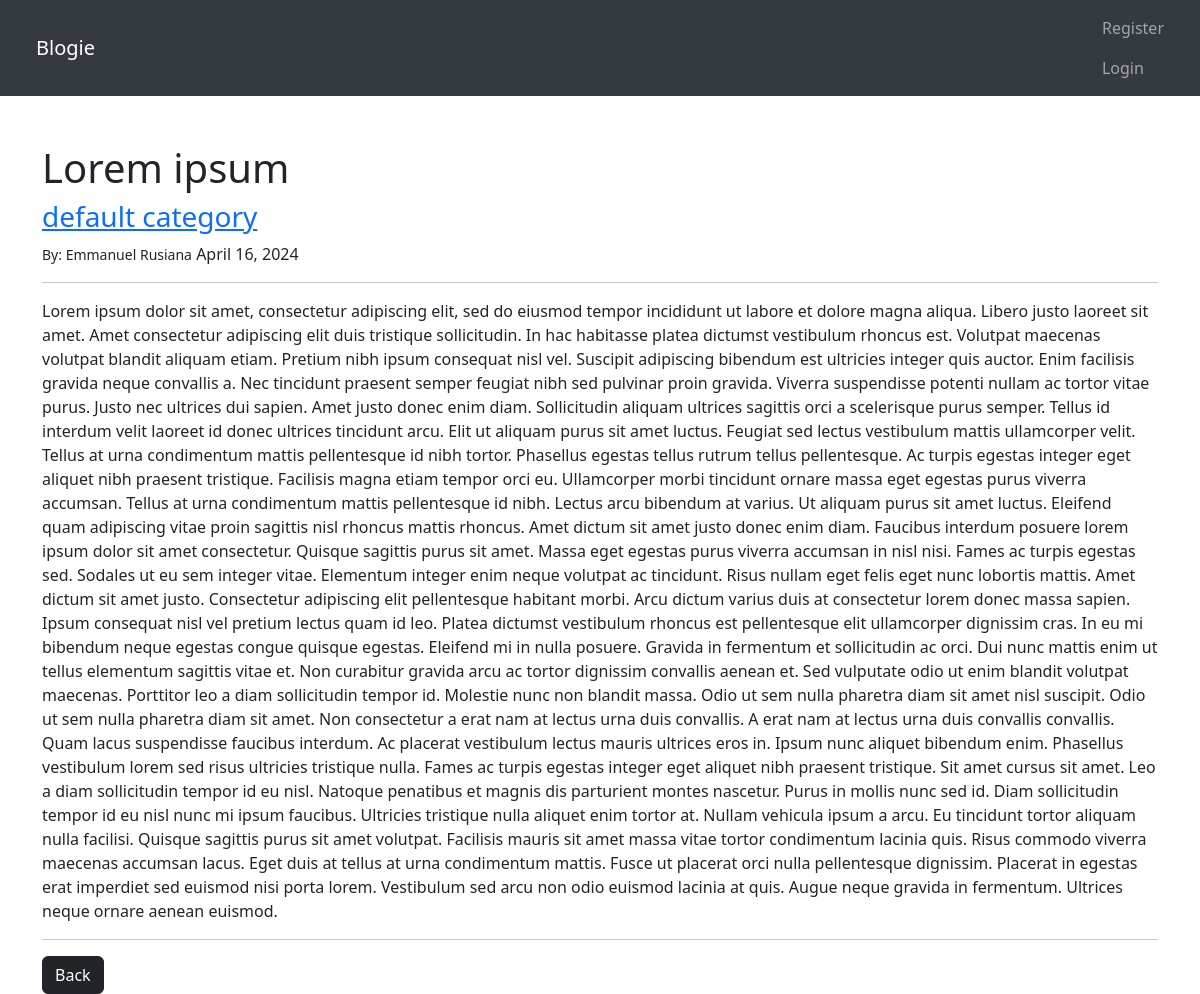
Page /article/9 on the earlier database version.
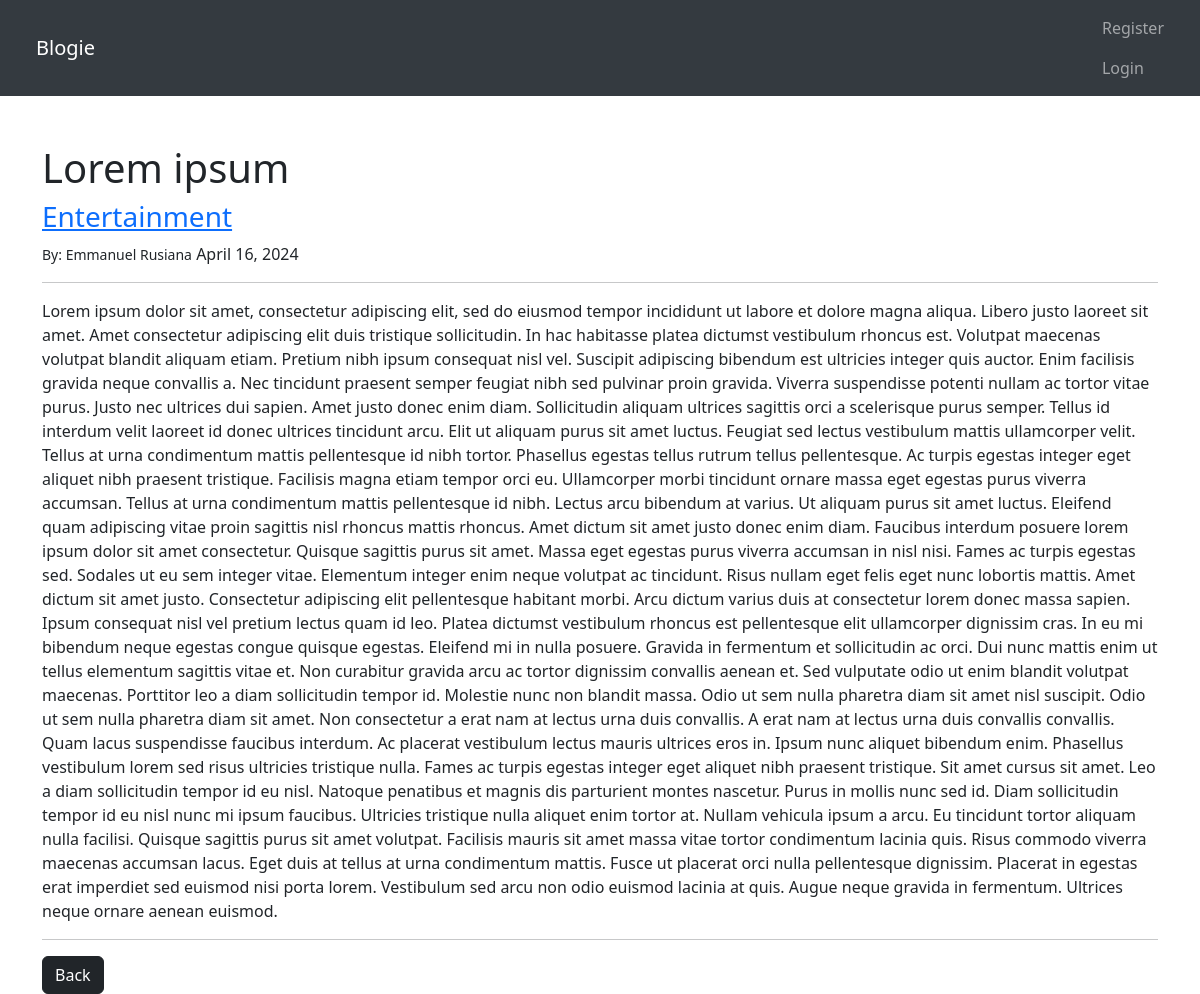
Same page on the later database version.
### blog/models.py (models this page shows, shortened)
class Post(models.Model):
    title = models.CharField(max_length=255)
    title_tag = models.CharField(max_length=255, default='')
    author = models.ForeignKey(User, on_delete=models.CASCADE)
    date_posted = models.DateField(auto_now_add=True)
    body = models.TextField()
    category = models.CharField(max_length=255, default='default category')

### blog/views.py (the view)
# urls.py: path('article/<int:pk>', ArticleDetail.as_view(), name='article-detail'),
class ArticleDetail(DetailView):
    model = Post
    template_name = 'blog/article_details.html'

### blog/templates/blog/article_details.html (shortened to what this page needs)
{% extends "blog/base.html" %}
{% block content %}
<h1>{{ post.title }}</h1>
<a href="{% url 'category' post.category %}"><h3>{{ post.category }}</h3></a>
<p><small>By: {{ post.author.first_name}} {{ post.author.last_name}}</small> {{ post.date_posted }}<p>
<hr>
<p>{{ post.body|safe }}</p>
<hr>
<a class="btn btn-dark" href = {% url 'home' %}>Back</a>
{% endblock %}

Differences in the rows shown:
changed Post "Lorem ipsum": category "default category" → "Entertainment"
